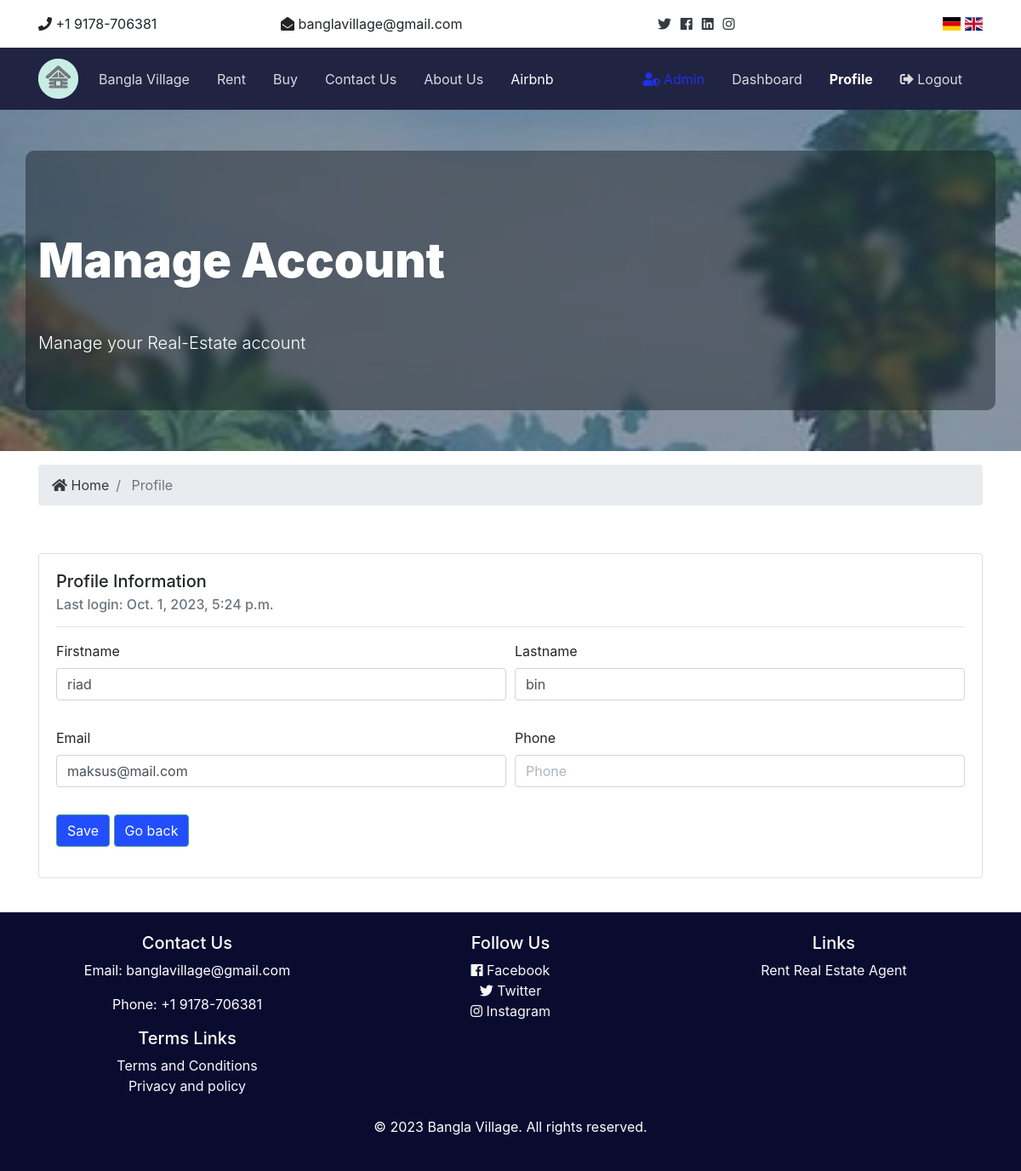
/en/accounts/profile/2 (signed in), run on an earlier commit of the app's database.
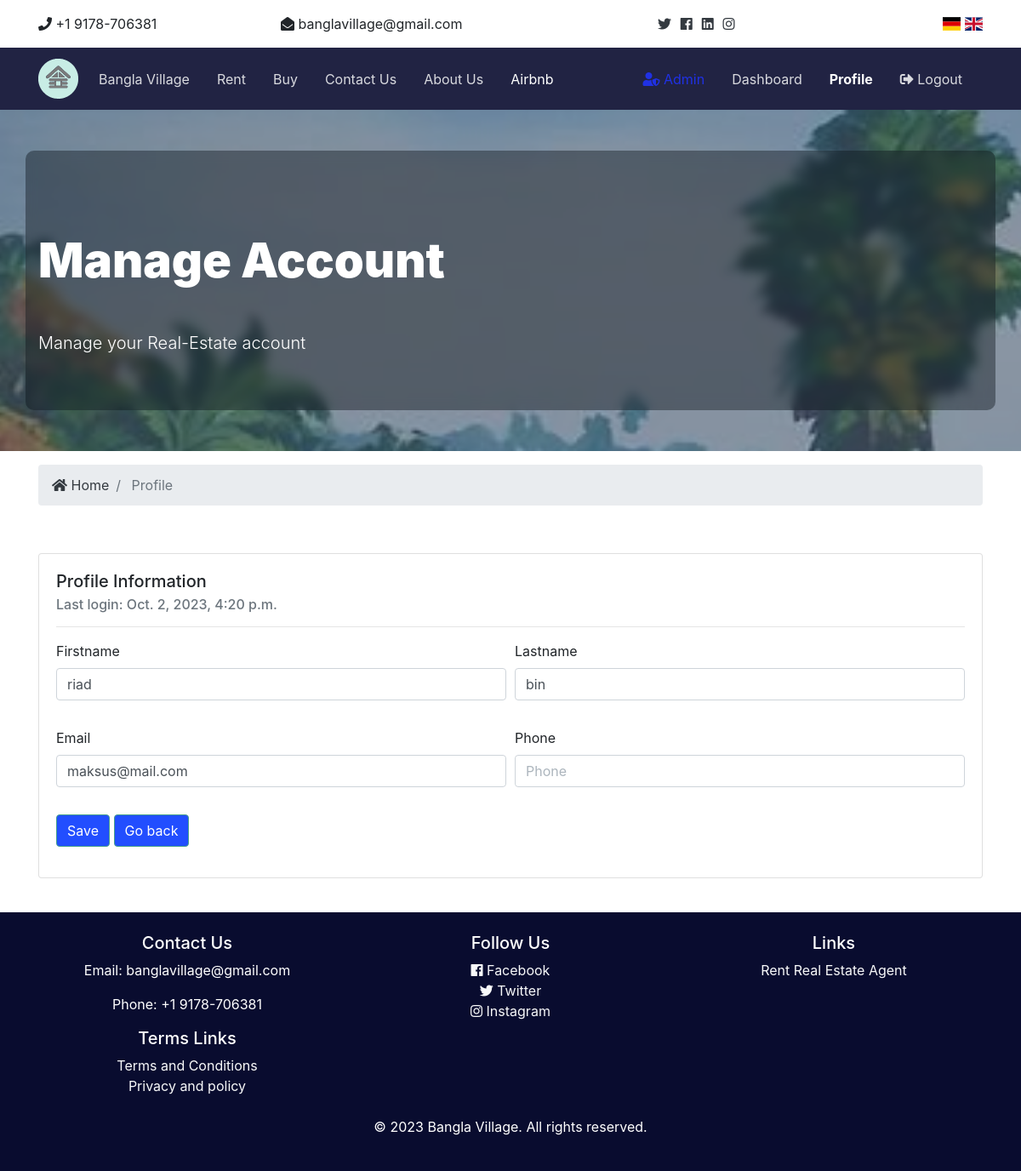
And on a later commit of the database.
### accounts/models.py (models this page shows, shortened)
class CustomUser(AbstractUser):
    first_name = models.CharField(max_length=255, null=True,
                                  verbose_name=_("Firstname"))
    last_name = models.CharField(max_length=255, null=True,
                                 verbose_name=_("Lastname"))
    username = None
    phone = models.CharField(max_length=20, null=True,
                             verbose_name=_("Phone"))
    address = models.ForeignKey('core.Address', null=True, blank=True,
                                on_delete=models.DO_NOTHING,
                                verbose_name=_("Address"))
    email = models.EmailField(unique=True, verbose_name=_("Email"))
    USERNAME_FIELD = 'email'
    REQUIRED_FIELDS = []
    objects = CustomUserManager()
    def get_groups(self):
        return [group.name for group in self.groups.all()]
    get_groups.short_description = _("Groups")

### accounts/views.py (the view)
class ProfileUpdateView(SuccessMessageMixin, UpdateView):
    model = CustomUser
    form_class = ProfileUpdateForm
    template_name = 'accounts/profile.html'
    success_message = _("Profile updated successfully!")
    def get_context_data(self, **kwargs):
        context = super().get_context_data(**kwargs)
        context['profile'] = True
        context['title'] = _("Manage Account")
        context['subtitle'] = _("Manage your Real-Estate account")
        context['page_title'] = _("Impressum")
        context['page_description'] = _("Real estate manager."
                                        "This is our impressum page.")
        return context

### core/context_processor.py (called while the page is built)
def global_variables(request):
    return {
        'domain_name': 'Bangla Village',
        'domain': "",
    }

### templates/accounts/profile.html (shortened to what this page needs)
{% extends 'core/base.html' %}
{% load static %}
{% load crispy_forms_tags %}
{% block content %}
{% include 'core/partials/_showcase_section.html' %}
<section id="bc" class="mt-3">
  <div class="container">
    <nav aria-label="breadcrumb">
      <ol class="breadcrumb">
        <li class="breadcrumb-item">
          <a href="{% url 'index' %}">
            <i class="fas fa-home"></i> {{ _("Home") }}</a>
        </li>
        <li class="breadcrumb-item active"> {{ _("Profile") }}</li>
      </ol>
    </nav>
  </div>
</section>
<section id="dashboard" class="py-4">
  <div class="container">
    <div class="pb-3 pt-3">
      <div class="card">
        <div class="card-body">
          <h5 class="card-title">{{ _("Profile Information") }}</h5>
          <h6 class="card-subtitle mb-2 text-muted">{{ _("Last login") }}: {{ user.last_login }}</h6>
          <hr>
          <form method="POST">
            <div class="form-row">
              <div class="form-group col-md-6">
                <label>{{ form.first_name.label }}</label>
                <div>{{ form.first_name }}</div>
              </div>
              <div class="form-group col-md-6">
                <label>{{ form.last_name.label }}</label>
                <div>{{ form.last_name }}</div>
              </div>
            </div>
            <div class="form-row">
              <div class="form-group col-md-6">
                <label>{{ form.email.label }}</label>
                <div>{{ form.email }}</div>
              </div>
              <div class="form-group col-md-6">
                <label>{{ form.phone.label }}</label>
                <div>{{ form.phone }}</div>
              </div>
            </div>
            {% include 'core/partials/btn_save_back.html' %}
          </form>
        </div>
      </div>
    </div>
  </div>
</section>
{% endblock %}

What changed in the data, as far as the page shows it:
changed CustomUser: last_login "Oct. 1, 2023, 5:24 p.m." → "Oct. 2, 2023, 4:20 p.m."
